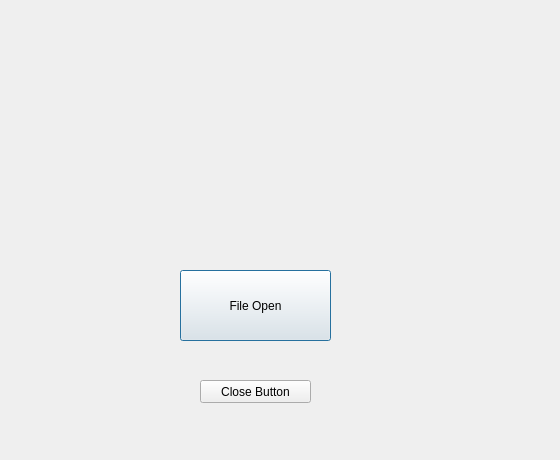
<?xml version="1.0" encoding="UTF-8"?>
<ui version="4.0">
 <class>Color_recovery</class>
 <widget class="QDialog" name="Color_recovery">
  <property name="geometry">
   <rect>
    <x>0</x>
    <y>0</y>
    <width>560</width>
    <height>460</height>
   </rect>
  </property>
  <property name="windowTitle">
   <string>Color_recovery</string>
  </property>
  <widget class="QPushButton" name="file_btn">
   <property name="geometry">
    <rect>
     <x>180</x>
     <y>270</y>
     <width>151</width>
     <height>71</height>
    </rect>
   </property>
   <property name="text">
    <string>File Open</string>
   </property>
  </widget>
  <widget class="QPushButton" name="close_btn">
   <property name="geometry">
    <rect>
     <x>200</x>
     <y>380</y>
     <width>111</width>
     <height>23</height>
    </rect>
   </property>
   <property name="text">
    <string>Close Button</string>
   </property>
  </widget>
 </widget>
 <resources/>
 <connections/>
</ui>
